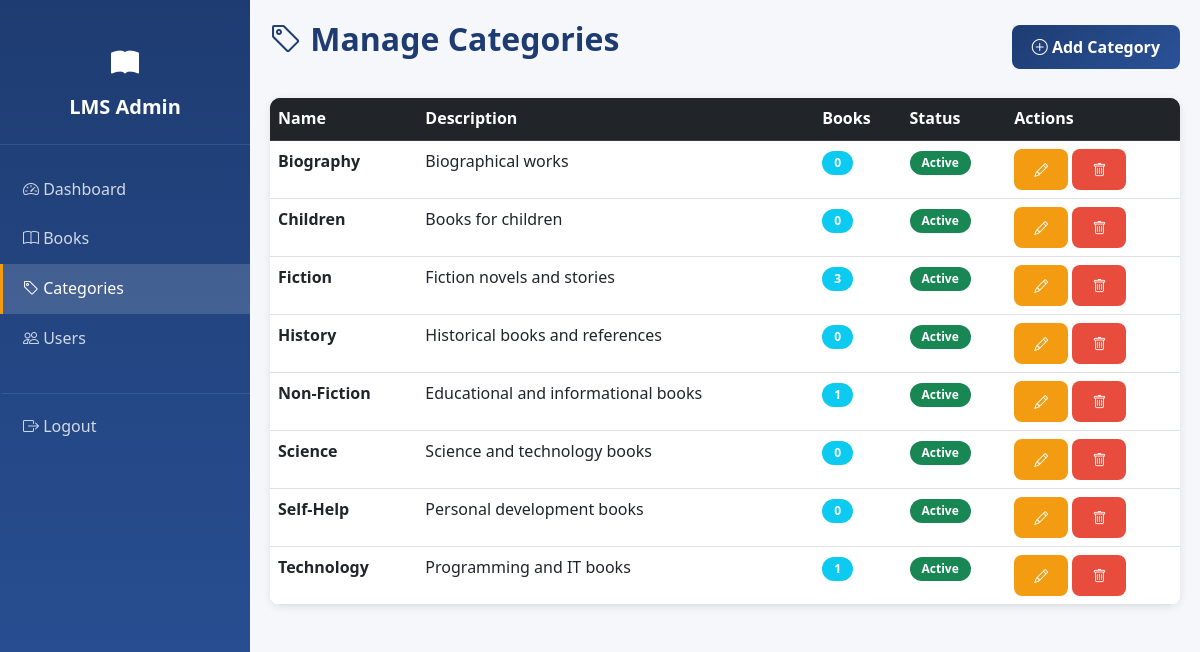
Screenshot of /admin/categories.php (signed in) with the database file from the repository.
### tables this page shows
CREATE TABLE IF NOT EXISTS categories (
    id INT PRIMARY KEY AUTO_INCREMENT,
    name VARCHAR(100) UNIQUE NOT NULL,
    description TEXT,
    is_active BOOLEAN DEFAULT TRUE,
    created_at TIMESTAMP DEFAULT CURRENT_TIMESTAMP,
    updated_at TIMESTAMP DEFAULT CURRENT_TIMESTAMP ON UPDATE CURRENT_TIMESTAMP,
    INDEX idx_name (name),
    INDEX idx_is_active (is_active)
);

### config/database.php (called while the page is built, shortened)
<?php
function executeQuery($conn, $query, $types = "", $params = []) {
    try {
        $stmt = $conn->prepare($query);
        if (!empty($params) && !empty($types)) {
            $stmt->bind_param($types, ...$params);
        }
        if (!$stmt->execute()) {
            throw new Exception("Execute failed: " . $stmt->error);
        }
        return $stmt;
    } catch (Exception $e) {
        error_log("Query execution error: " . $e->getMessage(), 3, __DIR__ . "/../logs/error.log");
        return null;
    }
}
function getRow($conn, $query, $types = "", $params = []) {
    $stmt = executeQuery($conn, $query, $types, $params);
    if ($stmt) {
        $result = $stmt->get_result();
        $row = $result->fetch_assoc();
        return $row;
    }
    return null;
}
function getRows($conn, $query, $types = "", $params = []) {
    $stmt = executeQuery($conn, $query, $types, $params);
    if ($stmt) {
        $result = $stmt->get_result();
        $rows = $result->fetch_all(MYSQLI_ASSOC);
        return $rows;
    }
    return [];
}
?>

### admin/categories.php (the view, shortened to what this page needs)
<?php
require_once '../config/database.php';
$categories = getRows($conn, "SELECT * FROM categories ORDER BY name", "", []);
?>
<!DOCTYPE html>
<html lang="en">
<head>
    <link href="https://cdn.jsdelivr.net/npm/bootstrap@5.3.0/dist/css/bootstrap.min.css" rel="stylesheet">
    <link href="https://cdn.jsdelivr.net/npm/bootstrap-icons@1.11.0/font/bootstrap-icons.css" rel="stylesheet">
    <link rel="stylesheet" href="../assets/css/style.css">
    <link rel="stylesheet" href="../assets/css/dashboard.css">
</head>
<body>
    <div class="sidebar">
        <div class="sidebar-header">
            <i class="bi bi-book-fill" style="font-size: 28px; margin-bottom: 10px; display: block;"></i>
            <h5>LMS Admin</h5>
        </div>
        <nav class="sidebar-nav">
            <a href="dashboard.php" class="nav-link">
                <i class="bi bi-speedometer2"></i> Dashboard
            </a>
            <a href="books.php" class="nav-link">
                <i class="bi bi-book"></i> Books
            </a>
            <a href="categories.php" class="nav-link active">
                <i class="bi bi-tag"></i> Categories
            </a>
            <a href="users.php" class="nav-link">
                <i class="bi bi-people"></i> Users
            </a>
            <a href="../includes/logout.php" class="nav-link" style="color: rgba(255, 255, 255, 0.6); margin-top: 30px; border-top: 1px solid rgba(255, 255, 255, 0.1); padding-top: 20px;">
                <i class="bi bi-box-arrow-right"></i> Logout
            </a>
        </nav>
    </div>
    <div class="main-content">
        <div class="d-flex justify-content-between align-items-center mb-4">
            <h2><i class="bi bi-tag"></i> Manage Categories</h2>
            <button class="btn btn-primary" data-bs-toggle="modal" data-bs-target="#addModal">
                <i class="bi bi-plus-circle"></i> Add Category
            </button>
        </div>
        <div class="card">
            <div class="table-responsive">
                <table class="table table-hover mb-0">
                    <thead class="table-dark">
                        <tr>
                            <th>Name</th>
                            <th>Description</th>
                            <th>Books</th>
                            <th>Status</th>
                            <th>Actions</th>
                        </tr>
                    </thead>
                    <tbody>
                        <?php if (!empty($categories)): ?>
                            <?php foreach ($categories as $cat): ?>
                                <?php
                                $book_count = getRow($conn, "SELECT COUNT(*) as count FROM books WHERE category_id = ?", "i", [$cat['id']]);
                                ?>
                                <tr>
                                    <td><strong><?php echo htmlspecialchars($cat['name']); ?></strong></td>
                                    <td><?php echo htmlspecialchars(substr($cat['description'] ?? '', 0, 50)); ?></td>
                                    <td>
                                        <span class="badge bg-info"><?php echo $book_count['count']; ?></span>
                                    </td>
                                    <td>
                                        <?php echo $cat['is_active'] ? '<span class="badge bg-success">Active</span>' : '<span class="badge bg-secondary">Inactive</span>'; ?>
                                    </td>
                                    <td>
                                        <button class="btn btn-sm btn-warning" data-bs-toggle="modal" data-bs-target="#editModal<?php echo $cat['id']; ?>">
                                            <i class="bi bi-pencil"></i>
                                        </button>
                                        <form method="POST" style="display: inline;">
                                            <button type="submit" class="btn btn-sm btn-danger" onclick="return confirm('Are you sure?')">
                                                <i class="bi bi-trash"></i>
                                            </button>
                                        </form>
                                    </td>
                                </tr>
                            <?php endforeach; ?>
                        <?php endif; ?>
                    </tbody>
                </table>
            </div>
        </div>
    </div>
</body>
</html>

### assets/css/style.css (style rules this page uses)
:root { --primary-color: #1e3c72; --secondary-color: #2a5298; --accent-color: #f39c12; --success-color: #27ae60; --danger-color: #e74c3c; --warning-color: #f39c12; --info-color: #3498db; --light-bg: #ecf0f1; --dark-text: #2c3e50; --border-color: #bdc3c7; }
* { margin: 0; padding: 0; box-sizing: border-box; }
html, body { height: 100%; }
body { font-family: 'Segoe UI', Tahoma, Geneva, Verdana, sans-serif; color: var(--dark-text); background-color: #f5f7fa; line-height: 1.6; }
h1, h2, h3, h4, h5, h6 { font-weight: 700; color: var(--primary-color); margin-bottom: 1rem; }
a { color: var(--primary-color); text-decoration: none; transition: all 0.3s ease; }
.btn { font-weight: 600; border-radius: 8px; padding: 10px 20px; transition: all 0.3s ease; border: none; cursor: pointer; }
.btn-primary { background: linear-gradient(135deg, var(--primary-color) 0%, var(--secondary-color) 100%); color: white; }
.btn-danger { background: var(--danger-color); color: white; }
.btn-warning { background: var(--warning-color); color: white; }
.card { border: none; border-radius: 10px; box-shadow: 0 2px 10px rgba(0, 0, 0, 0.05); transition: all 0.3s ease; }
.table { background: white; }
.table thead { background: linear-gradient(135deg, var(--primary-color) 0%, var(--secondary-color) 100%); color: white; }
.table tbody tr { transition: all 0.3s ease; }
.badge { padding: 6px 12px; border-radius: 20px; font-weight: 600; font-size: 12px; }
.nav-link { color: rgba(255, 255, 255, 0.8) !important; transition: all 0.3s ease; font-weight: 500; }
.nav-link:hover, .nav-link.active { color: white !important; }

### assets/css/dashboard.css (style rules this page uses)
.sidebar { width: 250px; background: linear-gradient(180deg, var(--primary-color) 0%, var(--secondary-color) 100%); color: white; padding: 20px 0; position: fixed; height: 100vh; overflow-y: auto; z-index: 1000; }
.sidebar-header { padding: 20px; text-align: center; border-bottom: 1px solid rgba(255, 255, 255, 0.1); }
.sidebar-header h5 { color: white; margin-bottom: 5px; }
.sidebar-nav { padding: 20px 0; }
.nav-link { display: block; padding: 12px 20px; color: rgba(255, 255, 255, 0.8); transition: all 0.3s ease; border-left: 3px solid transparent; text-decoration: none; }
.nav-link.active { background: rgba(255, 255, 255, 0.15); color: white; border-left-color: var(--accent-color); }
.main-content { margin-left: 250px; flex: 1; padding: 20px; background-color: #f5f7fa; }
.table-responsive { background: white; border-radius: 10px; box-shadow: 0 2px 10px rgba(0, 0, 0, 0.05); overflow: hidden; }
.table { margin-bottom: 0; }
.table thead { background: linear-gradient(135deg, var(--primary-color) 0%, var(--secondary-color) 100%); }
.table tbody tr { transition: all 0.3s ease; }

### rows the page displays
categories: name "Biography", description "Biographical works", count "0", is_active "Active"
categories: name "Children", description "Books for children", count "0", is_active "Active"
categories: name "Fiction", description "Fiction novels and stories", count "3", is_active "Active"
categories: name "History", description "Historical books and references", count "0", is_active "Active"
categories: name "Non-Fiction", description "Educational and informational books", count "1", is_active "Active"
categories: name "Science", description "Science and technology books", count "0", is_active "Active"
categories: name "Self-Help", description "Personal development books", count "0", is_active "Active"
categories: name "Technology", description "Programming and IT books", count "1", is_active "Active"
